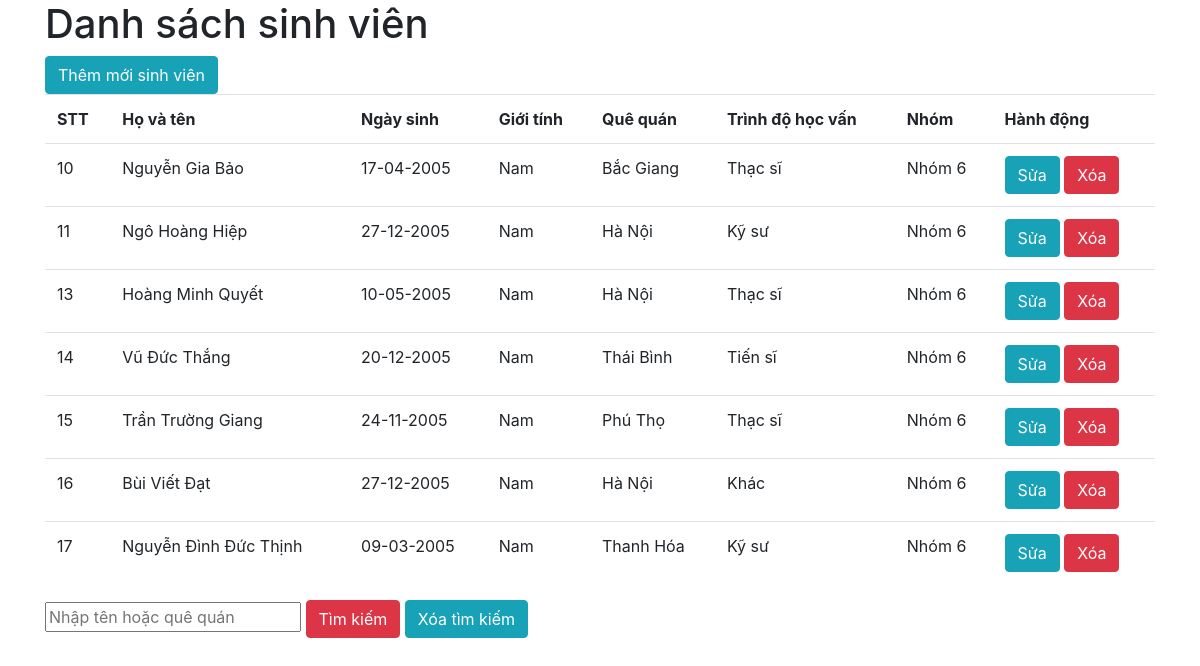
The page / on the database its author committed.
### tables this page shows
CREATE TABLE `table_students` (
  `id` int(50) NOT NULL,
  `fullname` varchar(250) NOT NULL,
  `dob` date NOT NULL,
  `gender` int(10) NOT NULL,
  `hometown` varchar(250) NOT NULL,
  `level` int(10) NOT NULL,
  `group_id` int(20) NOT NULL
);

### index.php (the view, shortened to what this page needs)
<?php
include 'db.php';
$search = isset($_GET['search']) ? $_GET['search'] : '';
$sql = "SELECT * FROM table_Students WHERE fullname LIKE '%$search%' OR hometown LIKE '%$search%'";
$result = $conn->query($sql);
?>
<!DOCTYPE html>
<html lang="en">
<head>
<link rel="stylesheet" href="https://cdn.jsdelivr.net/npm/bootstrap@4.6.2/dist/css/bootstrap.min.css">
</head>
<body>
<div class="container">
<h1 class="title">Danh sách sinh viên</h1>
<a href="add.php" class="btn btn-info">Thêm mới sinh viên</a>
    <table class ="table" id="studentTable">
        <tr>
            <th>STT</th>
            <th>Họ và tên</th>
            <th>Ngày sinh</th>
            <th>Giới tính</th>
            <th>Quê quán</th>
            <th>Trình độ học vấn</th>
            <th>Nhóm</th>
            <th>Hành động</th>
        </tr>
        <?php if ($result->num_rows > 0): ?>
            <?php while ($row = $result->fetch_assoc()): ?>
                <tr>
                    <td><?= $row['id'] ?></td>
                    <td><?= $row['fullname'] ?></td>
                    <td><?= date('d-m-Y', strtotime($row['dob'])) ?></td>
                    <td><?= $row['gender'] == 1 ? 'Nam' : 'Nữ' ?></td>
                    <td><?= $row['hometown'] ?></td>
                    <td>
                        <?php
                        switch ($row['level']) {
                            case 0: echo "Tiến sĩ"; break;
                            case 1: echo "Thạc sĩ"; break;
                            case 2: echo "Kỹ sư"; break;
                            default: echo "Khác";
                        }
                        ?>
                    </td>
                    <td>Nhóm <?= $row['group_id'] ?></td>
                    <td>
                        <a href="edit.php?id=<?= $row['id'] ?>"class ="btn btn-info">Sửa</a>
                        <a href="delete.php?id=<?= $row['id'] ?>" onclick="return confirm('Bạn có chắc chắn muốn xóa?')" class ="btn btn-danger">Xóa</a>
                    </td>
                </tr>
            <?php endwhile; ?>
        <?php else: ?>
            <tr>
                <td colspan="8">Không có sinh viên nào</td>
            </tr>
        <?php endif; ?>
    </table>
    <form method="GET" action="index.php">
        <input type="text" name="search" placeholder="Nhập tên hoặc quê quán" value="<?= htmlspecialchars($search) ?>">
        <button type="submit" class="btn btn-danger">Tìm kiếm</button>
       <a href="index.php" class="btn btn-info">Xóa tìm kiếm</a>
        </div>
</body>
</html>

### rows shown on the page
table_students: id "10", fullname "Nguyễn Gia Bảo", dob "17-04-2005", gender "Nam", hometown "Bắc Giang", level "Thạc sĩ", group "6"
table_students: id "11", fullname "Ngô Hoàng Hiệp", dob "27-12-2005", gender "Nam", hometown "Hà Nội", level "Kỹ sư", group "6"
table_students: id "13", fullname "Hoàng Minh Quyết", dob "10-05-2005", gender "Nam", hometown "Hà Nội", level "Thạc sĩ", group "6"
table_students: id "14", fullname "Vũ Đức Thắng", dob "20-12-2005", gender "Nam", hometown "Thái Bình", level "Tiến sĩ", group "6"
table_students: id "15", fullname "Trần Trường Giang", dob "24-11-2005", gender "Nam", hometown "Phú Thọ", level "Thạc sĩ", group "6"
table_students: id "16", fullname "Bùi Viết Đạt", dob "27-12-2005", gender "Nam", hometown "Hà Nội", level "Khác", group "6"
table_students: id "17", fullname "Nguyễn Đình Đức Thịnh", dob "09-03-2005", gender "Nam", hometown "Thanh Hóa", level "Kỹ sư", group "6"
